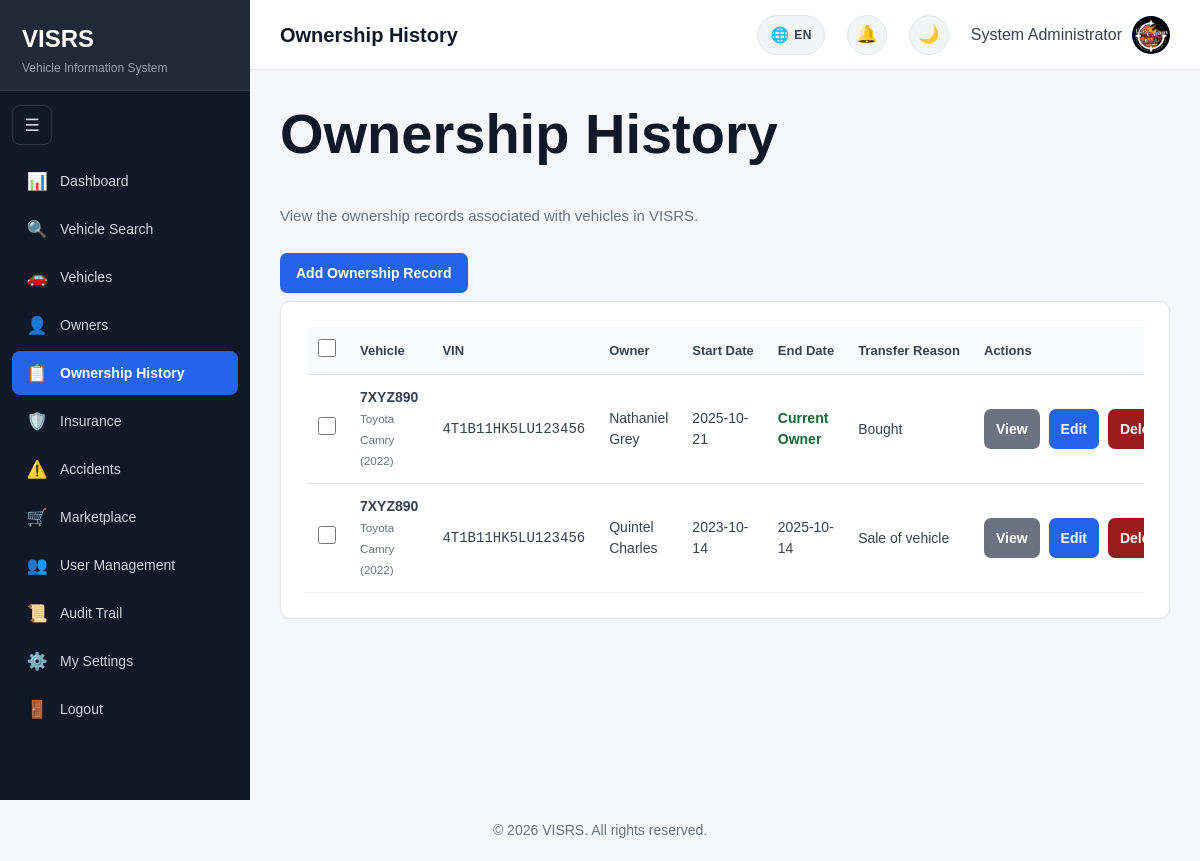
The app's page /ownership_history/index.php (signed in) with its own data.
### tables this page shows
CREATE TABLE `ownership_history` (
  `OwnershipID` int(11) NOT NULL,
  `VehicleID` int(11) NOT NULL,
  `OwnerID` int(11) NOT NULL,
  `StartDate` date NOT NULL,
  `EndDate` date DEFAULT NULL,
  `TransferReason` varchar(255) DEFAULT NULL,
  `CreatedAt` timestamp NOT NULL DEFAULT current_timestamp()
);

CREATE TABLE `vehicles` (
  `VehicleID` int(11) NOT NULL,
  `PlateNumber` varchar(20) NOT NULL,
  `VIN` varchar(50) NOT NULL,
  `OwnerID` int(11) NOT NULL,
  `SellerID` int(11) DEFAULT NULL,
  `Make` varchar(100) NOT NULL,
  `Model` varchar(100) NOT NULL,
  `VehicleYear` year(4) NOT NULL,
  `Mileage` int(10) UNSIGNED DEFAULT NULL,
  `LastServiceDate` date DEFAULT NULL,
  `OilChangeIntervalKm` int(10) UNSIGNED DEFAULT NULL,
  `LastOilChangeDate` date DEFAULT NULL,
  `LastOilChangeMileage` int(10) UNSIGNED DEFAULT NULL,
  `Color` varchar(50) DEFAULT NULL,
  `VehicleType` varchar(50) DEFAULT NULL,
  `EngineNumber` varchar(100) DEFAULT NULL,
  `RegistrationDate` date DEFAULT NULL,
  `Status` enum('Active','Inactive','Stolen','Sold') NOT NULL DEFAULT 'Active',
  `CreatedAt` timestamp NOT NULL DEFAULT current_timestamp()
);

CREATE TABLE `owners` (
  `OwnerID` int(11) NOT NULL,
  `FirstName` varchar(100) NOT NULL,
  `LastName` varchar(100) NOT NULL,
  `Address` varchar(255) DEFAULT NULL,
  `Phone` varchar(30) DEFAULT NULL,
  `Email` varchar(150) DEFAULT NULL,
  `CreatedAt` timestamp NOT NULL DEFAULT current_timestamp()
);

### ownership_history/index.php (the view, shortened to what this page needs)
<?php
require_once __DIR__ . "/../includes/database.php";
$canManage =
    isset($_SESSION["Role"]) &&
    in_array(
        $_SESSION["Role"],
        ["Admin", "Police"],
        true
    );
$perPage = 25;
$countStmt = $pdo->query("SELECT COUNT(*) FROM ownership_history");
$totalRecords = (int) $countStmt->fetchColumn();
$pagination = paginationMeta($totalRecords, $perPage);
$stmt = $pdo->prepare("
    SELECT
        oh.OwnershipID,
        oh.VehicleID,
        oh.OwnerID,
        oh.StartDate,
        oh.EndDate,
        oh.TransferReason,
        v.PlateNumber,
        v.VIN,
        v.Make,
        v.Model,
        v.VehicleYear,
        o.FirstName,
        o.LastName
    FROM ownership_history oh
    INNER JOIN vehicles v
        ON oh.VehicleID = v.VehicleID
    INNER JOIN owners o
        ON oh.OwnerID = o.OwnerID
    ORDER BY
        oh.StartDate DESC,
        oh.OwnershipID DESC
    LIMIT ? OFFSET ?
");
$stmt->bindValue(1, $pagination["perPage"], PDO::PARAM_INT);
$stmt->bindValue(2, $pagination["offset"],  PDO::PARAM_INT);
$stmt->execute();
$history = $stmt->fetchAll();
require_once "../includes/head.php";
?>
<body>
<div class="layout">
    <?php require_once __DIR__ . "/../includes/sidebar.php"; ?>
    <main class="main-content">
        <?php
        include __DIR__ . "/../includes/header.php";
        ?>
        <div class="content">
            <div class="page-title">
                <div>
                    <h1>
                        Ownership History
                    </h1>
                    <p class="page-subtitle">
                        View the ownership records associated with vehicles in VISRS.
                    </p>
                </div>
                <?php if ($canManage): ?>
                    <div>
                        <a
                            href="add.php"
                            class="button"
                        >
                            Add Ownership Record
                        </a>
                    </div>
                <?php endif; ?>
            </div>
            <section class="card">
                <?php if (count($history) === 0): ?>
                    <div
                        style="
                            padding:30px;
                            text-align:center;
                        "
                    >
                        <h2>
                            No Ownership History
                        </h2>
                        <p
                            style="
                                margin-top:10px;
                                color:#6b7280;
                            "
                        >
                            No ownership history records have been
                            added to the system yet.
                        </p>
                        <?php if ($canManage): ?>
                            <div style="margin-top:20px;">
                                <a
                                    href="add.php"
                                    class="button"
                                >
                                    Add First Record
                                </a>
                            </div>
                        <?php endif; ?>
                    </div>
                <?php else: ?>
                    <form
                        method="POST"
                        action="bulk_delete.php"
                        id="bulkForm"
                    >
                        <div
                            style="
                                overflow-x:auto;
                            "
                        >
                            <table
                                style="
                                    width:100%;
                                    border-collapse:collapse;
                                "
                            >
                                <thead>
                                    <tr
                                        style="
                                            border-bottom:1px solid #e5e7eb;
                                            text-align:left;
                                        "
                                    >
                                        <?php if ($canManage): ?>
                                            <th
                                                style="
                                                    padding:12px;
                                                    width:36px;
                                                "
                                            >
                                                <input
                                                    type="checkbox"
                                                    id="selectAll"
                                                    aria-label="Select all ownership records"
                                                >
                                            </th>
                                        <?php endif; ?>
                                        <th style="padding:12px;">
                                            Vehicle
                                        </th>
                                        <th style="padding:12px;">
                                            VIN
                                        </th>
                                        <th style="padding:12px;">
                                            Owner
                                        </th>
                                        <th style="padding:12px;">
                                            Start Date
                                        </th>
                                        <th style="padding:12px;">
                                            End Date
                                        </th>
                                        <th style="padding:12px;">
                                            Transfer Reason
                                        </th>
                                        <th style="padding:12px;">
                                            Actions
                                        </th>
                                    </tr>
                                </thead>
                                <tbody>
                                    <?php foreach (
                                        $history
                                        as $record
                                    ): ?>
                                        <tr
                                            style="
                                                border-bottom:1px solid #f1f5f9;
                                            "
                                        >
                                            <?php if ($canManage): ?>
                                                <td style="padding:12px;">
                                                    <input
                                                        type="checkbox"
                                                        name="selected_ids[]"
                                                        value="<?= (int) $record["OwnershipID"] ?>"
                                                        class="row-checkbox"
                                                        aria-label="Select this ownership record"
                                                    >
                                                </td>
                                            <?php endif; ?>
                                            <td style="padding:12px;">
                                                <strong>
                                                    <?= htmlspecialchars(
                                                        $record["PlateNumber"]
                                                    ) ?>
                                                </strong>
                                                <br>
                                                <small
                                                    style="
                                                        color:#6b7280;
                                                    "
                                                >
                                                    <?= htmlspecialchars(
                                                        $record["Make"]
                                                    ) ?>
                                                    <?= htmlspecialchars(
                                                        $record["Model"]
                                                    ) ?>
                                                    (<?= htmlspecialchars(
                                                        $record["VehicleYear"]
                                                    ) ?>)
                                                </small>
                                            </td>
                                            <td style="padding:12px;">
                                                <span
                                                    style="
                                                        font-family:monospace;
                                                    "
                                                >
                                                    <?= htmlspecialchars(
                                                        $record["VIN"]
                                                    ) ?>
                                                </span>
                                            </td>
                                            <td style="padding:12px;">
                                                <?= htmlspecialchars(
                                                    $record["FirstName"]
                                                ) ?>
                                                <?= htmlspecialchars(
                                                    $record["LastName"]
                                                ) ?>
                                            </td>
                                            <td style="padding:12px;">
                                                <?= htmlspecialchars(
                                                    $record["StartDate"]
                                                ) ?>
                                            </td>
                                            <td style="padding:12px;">
                                                <?php if (
                                                    $record["EndDate"] === null ||
                                                    $record["EndDate"] === ""
                                                ): ?>
                                                    <span
                                                        style="
                                                            color:#166534;
                                                            font-weight:600;
                                                        "
                                                    >
                                                        Current Owner
                                                    </span>
                                                <?php else: ?>
                                                    <?= htmlspecialchars(
                                                        $record["EndDate"]
                                                    ) ?>
                                                <?php endif; ?>
                                            </td>
                                            <td style="padding:12px;">
                                                <?php if (
                                                    !empty(
                                                        $record["TransferReason"]
                                                    )
                                                ): ?>
                                                    <?= htmlspecialchars(
                                                        $record["TransferReason"]
                                                    ) ?>
                                                <?php endif; ?>
                                            </td>
                                            <td
                                                style="
                                                    padding:12px;
                                                    white-space:nowrap;
                                                "
                                            >
                                                <a
                                                    href="view.php?id=<?= (int) $record["OwnershipID"] ?>"
                                                    class="button button-secondary"
                                                    style="
                                                        padding:8px 12px;
                                                    "
                                                >
                                                    View
                                                </a>
                                                <?php if ($canManage): ?>
                                                    <a
                                                        href="edit.php?id=<?= (int) $record["OwnershipID"] ?>"
                                                        class="button"
                                                        style="
                                                            padding:8px 12px;
                                                            margin-left:5px;
                                                        "
                                                    >
                                                        Edit
                                                    </a>
                                                    <a
                                                        href="delete.php?id=<?= (int) $record["OwnershipID"] ?>"
                                                        class="button button-danger"
                                                        style="
                                                            padding:8px 12px;
                                                            margin-left:5px;
                                                        "
                                                    >
                                                        Delete
                                                    </a>
                                                <?php endif; ?>
                                            </td>
                                        </tr>
                                    <?php endforeach; ?>
                                </tbody>
                            </table>
                        </div>
                    </form>
                <?php endif; ?>
            </section>
        </div>
    </main>
</div>
<?php require_once __DIR__ . "/../includes/footer.php"; ?>

### records on screen
ownership_history: VehicleID.PlateNumber "7XYZ890", VehicleID.Make "Toyota", VehicleID.Model "Camry", VehicleID.VehicleYear "2022", VehicleID.VIN "4T1B11HK5LU123456", OwnerID.FirstName "Nathaniel", OwnerID.LastName "Grey", StartDate "2025-10-21", shows "Current Owner", TransferReason "Bought"
ownership_history: VehicleID.PlateNumber "7XYZ890", VehicleID.Make "Toyota", VehicleID.Model "Camry", VehicleID.VehicleYear "2022", VehicleID.VIN "4T1B11HK5LU123456", OwnerID.FirstName "Quintel", OwnerID.LastName "Charles", StartDate "2023-10-14", EndDate "2025-10-14", TransferReason "Sale of vehicle"

### other values on screen
$pageTitle "Ownership History"
